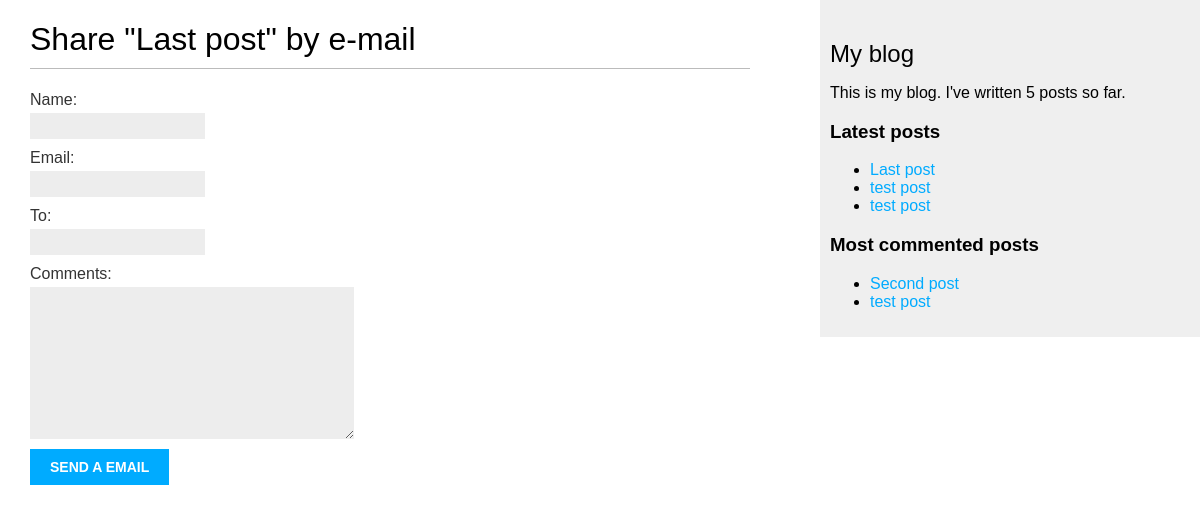
Page /blog/6/share/ on the committed database.
### blog/models.py (models this page shows, shortened)
class Post(models.Model):
    STATUS_CHOICES = [
        ('draft', 'Draft'),
        ('published', 'Published'),
    ]
    title = models.CharField(max_length=250)
    slug = models.SlugField(max_length=250,
                            unique_for_date='publish')
    author = models.ForeignKey(User,
                                on_delete=models.CASCADE,
                                related_name='blog_posts')
    body = models.TextField(blank=True, null=True)
    publish = models.DateTimeField(default=timezone.now)
    created = models.DateTimeField(auto_now_add=True)
    updated = models.DateTimeField(auto_now=True)
    status = models.CharField(max_length=10,
                                choices=STATUS_CHOICES,
                                default='draft')
    tags = TaggableManager()
    objects = models.Manager()
    published = PublishedManager()
    class Meta:
        ordering = ('-publish',)
    def get_absolute_url(self):
        return reverse('blog:post_detail', args=[self.publish.year,
                                            self.publish.month,
                                            self.publish.day,
                                            self.slug])

### blog/views.py (the view)
# urls.py: path('<int:post_id>/share/', views.post_share, name='post_share'),
def post_share(request, post_id):
    post = get_object_or_404(Post, id=post_id, status='published')
    sent = False
    if request.method == 'POST':
        form = EmailPostForm(request.POST)
        if form.is_valid():
            cd = form.cleaned_data
            post_url = request.build_absolute_uri(post.get_absolute_url)
            subject = f"{cd['name']} recommends you read {post.title}"
            message = f"Read {post.title} at {post_url}\n\n{cd['name']}\'s comments: {cd['comments']}"
            send_mail(subject, message, 'blog@blog.kz', [cd['to'],])
            sent = True
    else:
        form = EmailPostForm()
    return render(request, 'blog/post/share.html', {'post':post, 'form':form, 'sent':sent})

### blog/forms.py
class EmailPostForm(forms.Form):
    name = forms.CharField(max_length=255)
    email = forms.EmailField()
    to = forms.EmailField()
    comments = forms.CharField(required=False,
                                widget=forms.Textarea)

### blog/models.py (called while the page is built)
    def get_queryset(self):
        return super().get_queryset().filter(status='published')

### blog/templatetags/blog_tags.py (called while the page is built)
@register.simple_tag
def total_posts():
    return Post.published.count()

@register.inclusion_tag('blog/post/latest_posts.html')
def show_latest_posts(count=5):
    latest_posts = Post.published.order_by('-publish')[:count]
    return {'latest_posts':latest_posts}

@register.simple_tag
def get_most_commented_posts(count=5):
    return Post.published.annotate(
        total_comments=Count('comments')
    ).filter(total_comments__gt = 0).order_by('-total_comments')[:count]

### blog/templates/blog/post/share.html (shortened to what this page needs)
{% extends 'blog/base.html' %}
{% block content %}
    {% if sent %}
        <h1>Email successfully sent</h1>
        <p>
            "{{ post.title }}" was successfully sent to {{ form.cleaned_data.to }}.
        </p>
    {% else %}
        <h1>Share "{{ post.title }}" by e-mail</h1>
        <form action="" method="post">
            {{ form.as_p }}
            <input type="submit" value="Send a email">
        </form>
    {% endif %}
{% endblock %}

### blog/templates/blog/base.html (shortened to what this page needs)
{% load blog_tags %}
{% load static %}
<!DOCTYPE html>
<html lang="en">
<head>
    <link rel="stylesheet" href="{% static 'css/blog.css' %}">
</head>
<body>
    <div id="content">
        {% block content %}
        {% endblock %}
    </div>
    <div id="sidebar">
        <h2>My blog</h2>
        <p>This is my blog. I've written {% total_posts %} posts so far.</p>
        <h3>Latest posts</h3>
        {% show_latest_posts 3 %}
        <h3>Most commented posts</h3>
        {% get_most_commented_posts 3 as most_commented_posts  %}
        <ul>
            {% for post in most_commented_posts %}
                <li>
                    <a href="{{ post.get_absolute_url }}">{{ post.title }}</a>
                </li>
            {% endfor %}
        </ul>
    </div>
</body>
</html>

### blog/templates/blog/post/latest_posts.html
<ul>
    {% for post in latest_posts %}
        <li>
            <a href="{{ post.get_absolute_url }}">{{ post.title }}</a>
        </li>
    {% endfor %}
</ul>

### blog/static/css/blog.css (style rules this page uses)
body { margin:0; padding:0; font-family:helvetica, sans-serif; }
a { color:#00abff; text-decoration:none; }
h1 { font-weight:normal; border-bottom:1px solid #bbb; padding:0 0 10px 0; }
h2 { font-weight:normal; margin:30px 0 0; }
#content { float:left; width:60%; padding:0 0 0 30px; }
#sidebar { float:right; width:30%; padding:10px; background:#efefef; height:100%; }
label { float:left; clear:both; color:#333; margin-bottom:4px; }
input, textarea { clear:both; float:left; margin:0 0 10px; background:#ededed; border:0; padding:6px 10px; font-size:12px; }
input[type=submit] { font-weight:bold; background:#00abff; color:#fff; padding:10px 20px; font-size:14px; text-transform:uppercase; }

### rows in the picture
Post: title "Last post"
Post: title "test post"
Post: title "test post"
Post: title "Second post"
